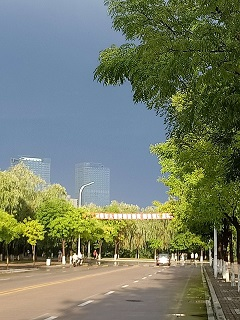
%> input picture 道路.bmp, 240 x 320 px
$ octave hsi_1.m   (GNU Octave 9; MATLAB toolbox functions it lacks are replaced by stand-ins)
%> lines starting %> are read from the running program, lines starting %| are printed output that depends on the picture
%% HSI图像变换
Image=imread('道路.bmp');
%> Image is the input picture: size 320x240x3 uint8; mean R, G, B 115.2, 123.9, 103.9
% Image=rgb2gray(Image);
imshow(Image);
Image=im2double(Image);
%> Image: size 320x240x3 double
R=Image(:,:,1);
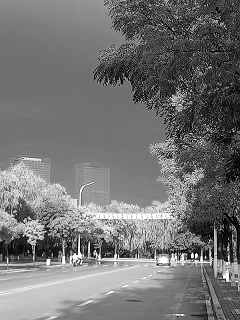
%> R: size 320x240 double; min 0, max 1, mean 0.452
G=Image(:,:,2);
B=Image(:,:,3);
st=0.5*((R-G)+(R-B));%theta分子
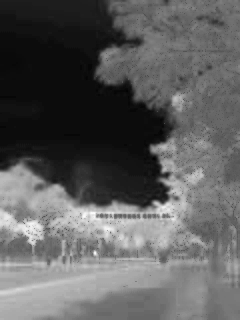
%> st: size 320x240 double; min -0.188, max 0.333, mean 0.00509; drawn with min black and max white
sx=sqrt((R-G).^2+(R-B).*(G-B));%theta分母
theta=acos(st./sx);
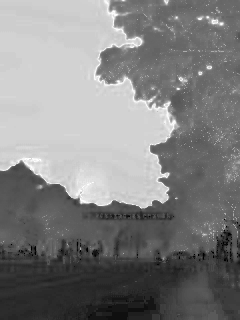
%> theta: size 320x240 double; 0% of the values are NaN or infinite; the others: min 0, max 3.14, mean 1.6; drawn with min black, max white, NaN and infinite black
H=theta;
H(B>G)=2*pi-H(B>G);
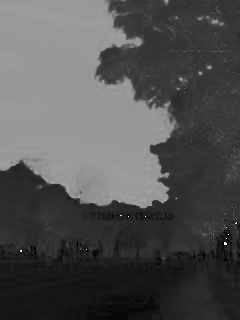
%> H: size 320x240 double; 0% of the values are NaN or infinite; the others: min 0, max 6.18, mean 1.97; drawn with min black, max white, NaN and infinite black
H=H/(2*pi);
min_RGB=min(min(R,G),B);
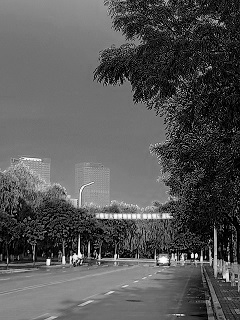
%> min_RGB: size 320x240 double; min 0, max 0.992, mean 0.34
RGB=R+G+B;
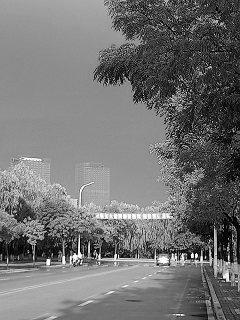
%> RGB: size 320x240 double; min 0, max 2.99, mean 1.35; drawn with min black and max white
S=1-3.*min_RGB./RGB;
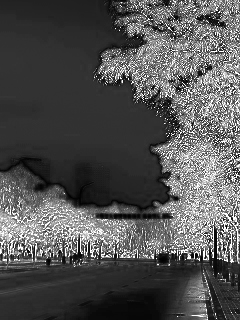
%> S: size 320x240 double; 0% of the values are NaN or infinite; the others: min 0, max 1, mean 0.33; drawn with min black, max white, NaN and infinite black
H(S==0)=0;
%> H: size 320x240 double; 0% of the values are NaN or infinite; the others: min 0, max 0.984, mean 0.314; mean of the top-left, top-right, bottom-left and bottom-right quarters 0.572, 0.283, 0.204, NaN
I=RGB/3;
imshow(H);
title('H分量');
figure
imshow(S);
title('S分量');
figure
imshow(I);
title('I分量');
hsi=cat(3,H,S,I);
%> hsi: size 320x240x3 double; 0% of the values are NaN or infinite; the others: min 0, max 1, mean 0.364

%% 滑动邻域操作
%> (the run ends here)

$ run again, with 行车图像.jpg saved as 道路.bmp
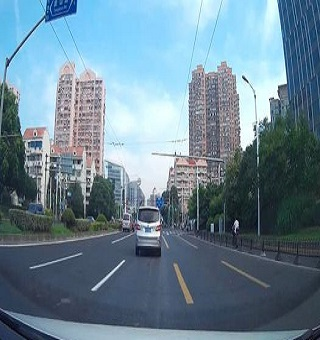
%> input picture 行车图像.jpg, 320 x 340 px
%> Image is the input picture: size 340x320x3 uint8; mean R, G, B 106.4, 131.2, 146.6
%> Image: size 340x320x3 double
%> `S=1-3.*min_RGB./RGB;`:
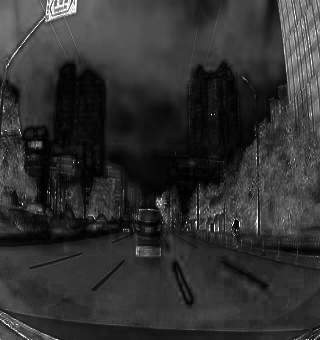
%> S: size 340x320 double; min 0, max 1, mean 0.194
%> `hsi=cat(3,H,S,I);`:
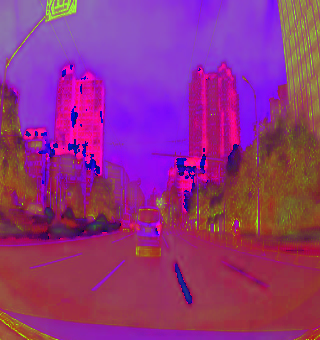
%> hsi: size 340x320x3 double; mean R, G, B 0.568, 0.194, 0.502

$ run again, with 道路图像1.jpg saved as 道路.bmp
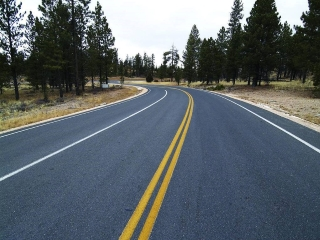
%> input picture 道路图像1.jpg, 320 x 240 px
%> Image is the input picture: size 240x320x3 uint8; mean R, G, B 91.7, 100, 105
%> Image: size 240x320x3 double
%> `hsi=cat(3,H,S,I);`:
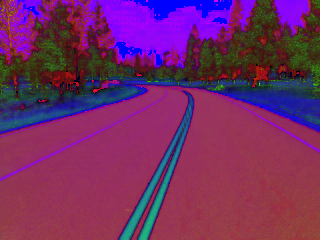
%> hsi: size 240x320x3 double; mean R, G, B 0.454, 0.171, 0.388
